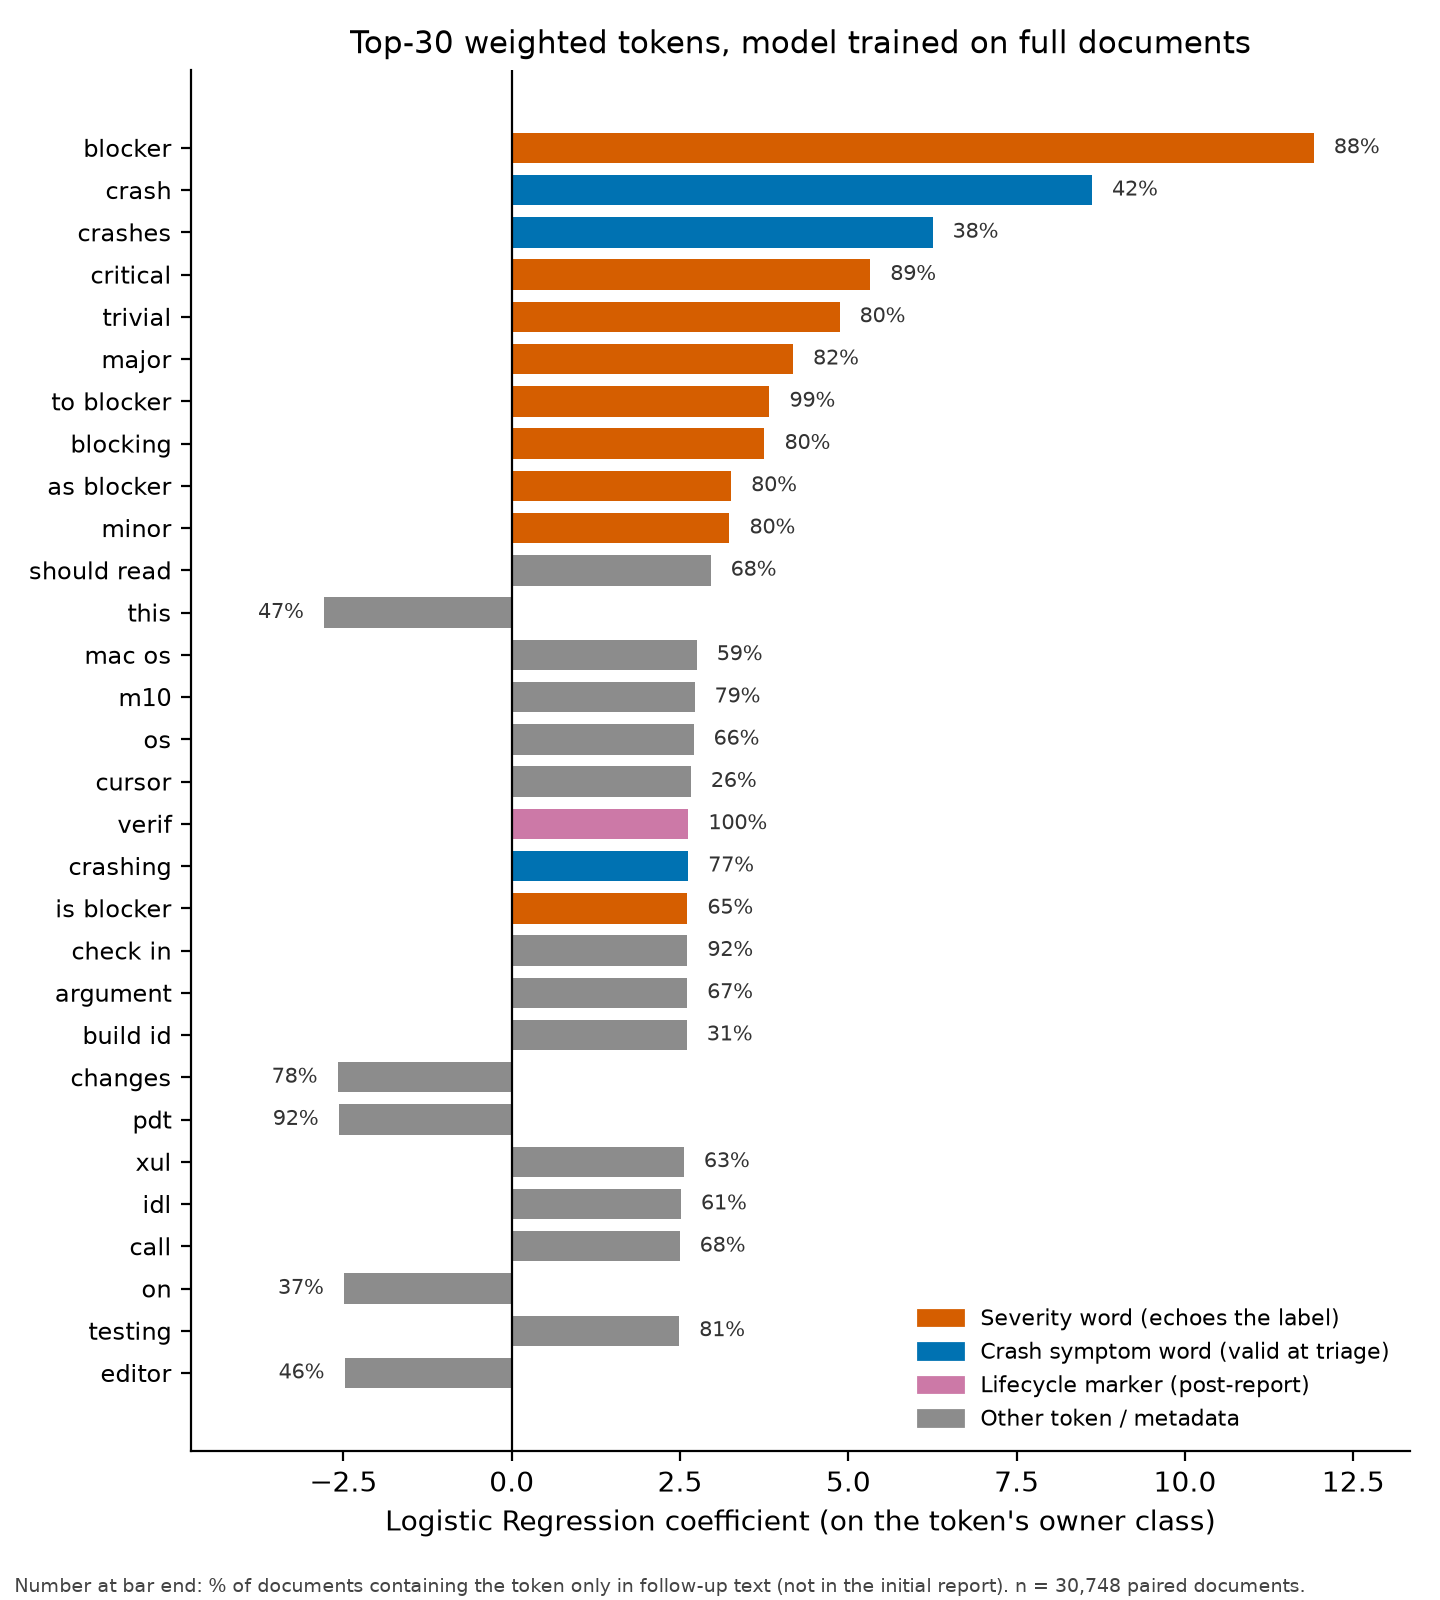

This figure's Python source:
"""Figure 2 (POC): top-30 weighted tokens of the LogReg model (ref arm), colored by token type.

Input : results_bobot_logreg/asal_token_top30.csv (made by task_asal_token.py)
Output: POC/figure2_top30_tokens.png and .pdf
Color marks token type; the number at the bar end = % of documents that contain the token ONLY in follow-up text.
"""
import sys
from pathlib import Path

import matplotlib
matplotlib.use("Agg")
import matplotlib.pyplot as plt
import pandas as pd

ROOT = Path(__file__).resolve().parent.parent
OUT = Path(__file__).resolve().parent

SEVERITY = {"blocker", "critical", "major", "minor", "trivial", "to blocker", "as blocker",
            "is blocker", "blocking"}
SYMPTOM = {"crash", "crashes", "crashing"}
LIFECYCLE = {"verif"}

CATEGORIES = {
    "sev": ("Severity word (echoes the label)", "#D55E00"),
    "sym": ("Crash symptom word (valid at triage)", "#0072B2"),
    "life": ("Lifecycle marker (post-report)", "#CC79A7"),
    "other": ("Other token / metadata", "#8C8C8C"),
}


def category(tok: str) -> str:
    if tok in SEVERITY:
        return "sev"
    if tok in SYMPTOM:
        return "sym"
    if tok in LIFECYCLE:
        return "life"
    return "other"


def main() -> int:
    df = pd.read_csv(ROOT / "results_bobot_logreg" / "asal_token_top30.csv")
    assert len(df) == 30, len(df)
    df["cat"] = df["token"].map(category)
    df["pct_followup_only"] = 100 * df["n_hanya_susulan"] / df["n_dok_penuh"]
    df = df.sort_values("koefisien", key=abs, ascending=True).reset_index(drop=True)

    fig, ax = plt.subplots(figsize=(7.2, 8.0))
    ax.barh(df["token"], df["koefisien"], color=[CATEGORIES[c][1] for c in df["cat"]], height=0.72)
    ax.axvline(0, color="black", lw=0.8)
    xmax = df["koefisien"].abs().max()
    for i, r in df.iterrows():
        off = 0.15 * xmax / 6
        x = r["koefisien"] + (off if r["koefisien"] >= 0 else -off)
        ax.text(x, i, f"{r['pct_followup_only']:.0f}%", va="center",
                ha="left" if r["koefisien"] >= 0 else "right", fontsize=7.5, color="#333333")
    ax.set_xlim(-xmax * 0.4, xmax * 1.12)
    ax.set_xlabel("Logistic Regression coefficient (on the token's owner class)")
    ax.set_title("Top-30 weighted tokens, model trained on full documents", fontsize=11)
    ax.tick_params(axis="y", labelsize=8.5)
    for s in ("top", "right"):
        ax.spines[s].set_visible(False)
    handles = [plt.Rectangle((0, 0), 1, 1, color=c) for _, c in CATEGORIES.values()]
    ax.legend(handles, [n for n, _ in CATEGORIES.values()], loc="lower right", fontsize=8, frameon=False)
    fig.text(0.01, 0.005,
             "Number at bar end: % of documents containing the token only in follow-up text "
             "(not in the initial report). n = 30,748 paired documents.",
             fontsize=6.8, color="#444444", ha="left")
    fig.tight_layout(rect=(0, 0.02, 1, 1))
    for ext in ("png", "pdf"):
        fig.savefig(OUT / f"figure2_top30_tokens.{ext}", dpi=200)
    print(df[["token", "koefisien", "cat", "pct_followup_only"]].to_string())
    return 0


if __name__ == "__main__":
    sys.exit(main())
